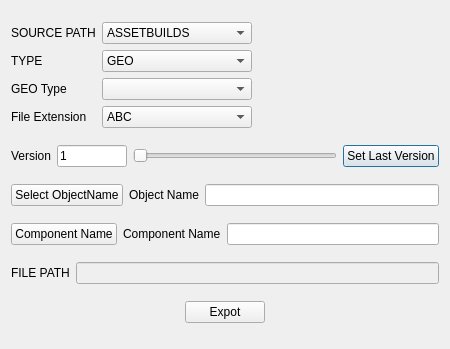
<?xml version="1.0" encoding="UTF-8"?>
<ui version="4.0">
 <class>AssetExportDialog</class>
 <widget class="QDialog" name="AssetExportDialog">
  <property name="geometry">
   <rect>
    <x>0</x>
    <y>0</y>
    <width>450</width>
    <height>349</height>
   </rect>
  </property>
  <property name="windowTitle">
   <string>AssetExporter</string>
  </property>
  <layout class="QVBoxLayout" name="vLayout_main">
   <item>
    <layout class="QHBoxLayout" name="hLayout_top">
     <item>
      <layout class="QGridLayout" name="gridLayout_top">
       <item row="0" column="0">
        <widget class="QLabel" name="lb_source">
         <property name="text">
          <string>SOURCE PATH</string>
         </property>
        </widget>
       </item>
       <item row="0" column="1">
        <widget class="QComboBox" name="comboSource">
         <property name="maximumSize">
          <size>
           <width>200</width>
           <height>16777215</height>
          </size>
         </property>
         <item>
          <property name="text">
           <string>ASSETBUILDS</string>
          </property>
         </item>
         <item>
          <property name="text">
           <string>SHOT</string>
          </property>
         </item>
         <item>
          <property name="text">
           <string>LIBRARY</string>
          </property>
         </item>
        </widget>
       </item>
       <item row="1" column="0">
        <widget class="QLabel" name="lb_type">
         <property name="text">
          <string>TYPE</string>
         </property>
        </widget>
       </item>
       <item row="1" column="1">
        <widget class="QComboBox" name="comboBoxType">
         <property name="maximumSize">
          <size>
           <width>200</width>
           <height>16777215</height>
          </size>
         </property>
         <item>
          <property name="text">
           <string>GEO</string>
          </property>
         </item>
         <item>
          <property name="text">
           <string>ANIMATION</string>
          </property>
         </item>
        </widget>
       </item>
       <item row="2" column="0">
        <widget class="QLabel" name="lb_geoType">
         <property name="text">
          <string>GEO Type</string>
         </property>
        </widget>
       </item>
       <item row="2" column="1">
        <widget class="QComboBox" name="comboBoxGeoType">
         <property name="maximumSize">
          <size>
           <width>200</width>
           <height>16777215</height>
          </size>
         </property>
        </widget>
       </item>
       <item row="3" column="0">
        <widget class="QLabel" name="lb_ext">
         <property name="text">
          <string>File Extension</string>
         </property>
        </widget>
       </item>
       <item row="3" column="1">
        <widget class="QComboBox" name="comboBoxExt">
         <property name="minimumSize">
          <size>
           <width>150</width>
           <height>0</height>
          </size>
         </property>
         <property name="maximumSize">
          <size>
           <width>200</width>
           <height>16777215</height>
          </size>
         </property>
         <item>
          <property name="text">
           <string>ABC</string>
          </property>
         </item>
         <item>
          <property name="text">
           <string>OBJ</string>
          </property>
         </item>
        </widget>
       </item>
      </layout>
     </item>
     <item>
      <spacer name="topHSpacer">
       <property name="orientation">
        <enum>Qt::Horizontal</enum>
       </property>
       <property name="sizeHint" stdset="0">
        <size>
         <width>40</width>
         <height>20</height>
        </size>
       </property>
      </spacer>
     </item>
    </layout>
   </item>
   <item>
    <layout class="QHBoxLayout" name="hLayout_version">
     <item>
      <widget class="QLabel" name="lb_version">
       <property name="text">
        <string>Version</string>
       </property>
      </widget>
     </item>
     <item>
      <widget class="QLineEdit" name="le_version">
       <property name="maximumSize">
        <size>
         <width>70</width>
         <height>16777215</height>
        </size>
       </property>
       <property name="text">
        <string>1</string>
       </property>
      </widget>
     </item>
     <item>
      <widget class="QSlider" name="horizontalSlider">
       <property name="minimum">
        <number>1</number>
       </property>
       <property name="orientation">
        <enum>Qt::Horizontal</enum>
       </property>
      </widget>
     </item>
     <item>
      <widget class="QPushButton" name="pb_setLastVer">
       <property name="text">
        <string>Set Last Version</string>
       </property>
      </widget>
     </item>
    </layout>
   </item>
   <item>
    <layout class="QHBoxLayout" name="hLayout_objectName">
     <item>
      <widget class="QPushButton" name="pb_selectObjectName">
       <property name="text">
        <string>Select ObjectName</string>
       </property>
      </widget>
     </item>
     <item>
      <widget class="QLabel" name="lb_objectName">
       <property name="text">
        <string>Object Name</string>
       </property>
      </widget>
     </item>
     <item>
      <widget class="QLineEdit" name="le_objectName"/>
     </item>
    </layout>
   </item>
   <item>
    <layout class="QHBoxLayout" name="hLayout_component">
     <item>
      <widget class="QPushButton" name="pb_componet">
       <property name="text">
        <string>Component Name</string>
       </property>
      </widget>
     </item>
     <item>
      <widget class="QLabel" name="lb_component">
       <property name="text">
        <string>Component Name</string>
       </property>
      </widget>
     </item>
     <item>
      <widget class="QLineEdit" name="le_component"/>
     </item>
    </layout>
   </item>
   <item>
    <layout class="QHBoxLayout" name="hLayout_filePath">
     <item>
      <widget class="QLabel" name="lb_filePath">
       <property name="text">
        <string>FILE PATH</string>
       </property>
      </widget>
     </item>
     <item>
      <widget class="QLineEdit" name="le_filePath">
       <property name="enabled">
        <bool>false</bool>
       </property>
      </widget>
     </item>
    </layout>
   </item>
   <item>
    <layout class="QHBoxLayout" name="hLayout_Export">
     <item>
      <spacer name="hSpacerBtmL">
       <property name="orientation">
        <enum>Qt::Horizontal</enum>
       </property>
       <property name="sizeHint" stdset="0">
        <size>
         <width>50</width>
         <height>20</height>
        </size>
       </property>
      </spacer>
     </item>
     <item>
      <widget class="QPushButton" name="pb_export">
       <property name="maximumSize">
        <size>
         <width>300</width>
         <height>16777215</height>
        </size>
       </property>
       <property name="text">
        <string>Expot</string>
       </property>
      </widget>
     </item>
     <item>
      <spacer name="hSpacerBtmR">
       <property name="orientation">
        <enum>Qt::Horizontal</enum>
       </property>
       <property name="sizeHint" stdset="0">
        <size>
         <width>50</width>
         <height>20</height>
        </size>
       </property>
      </spacer>
     </item>
    </layout>
   </item>
  </layout>
 </widget>
 <resources/>
 <connections/>
</ui>
